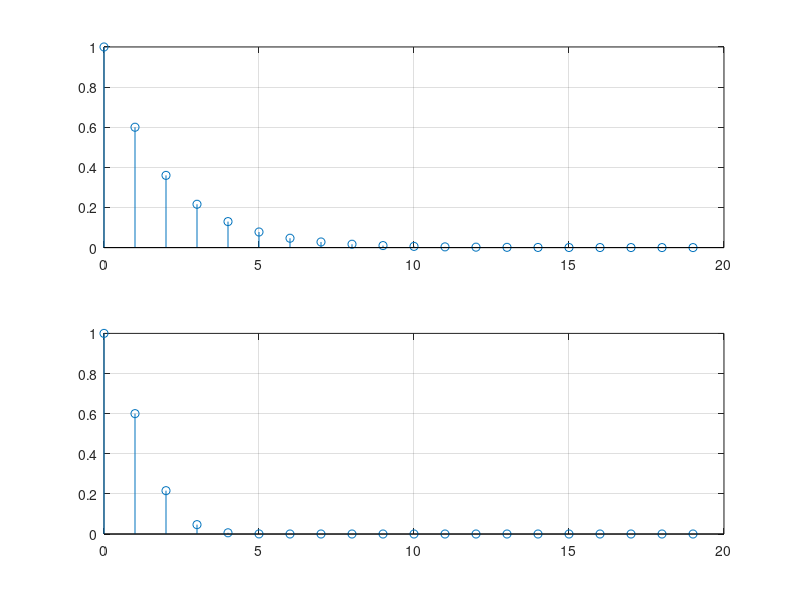
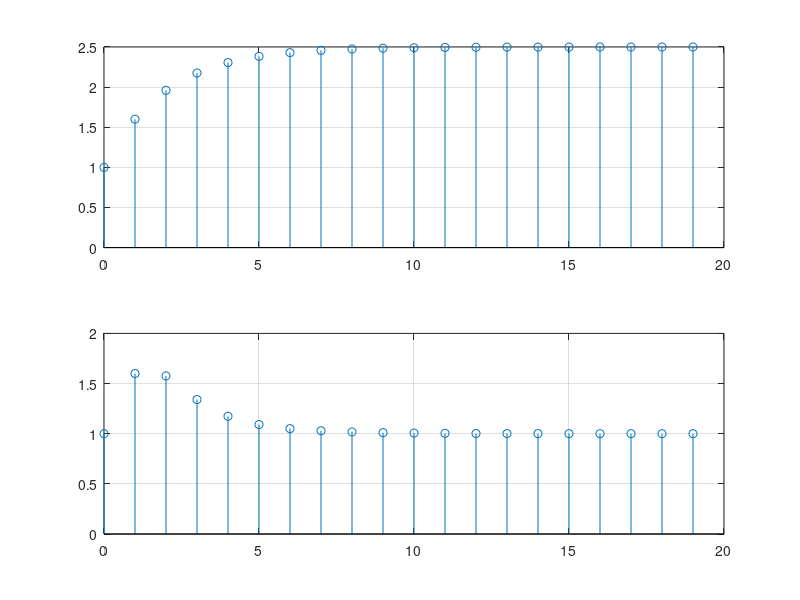
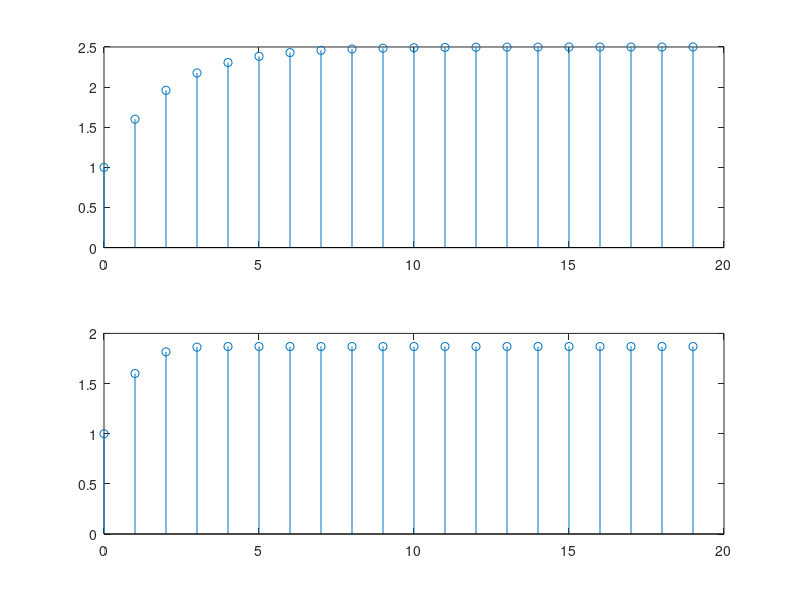
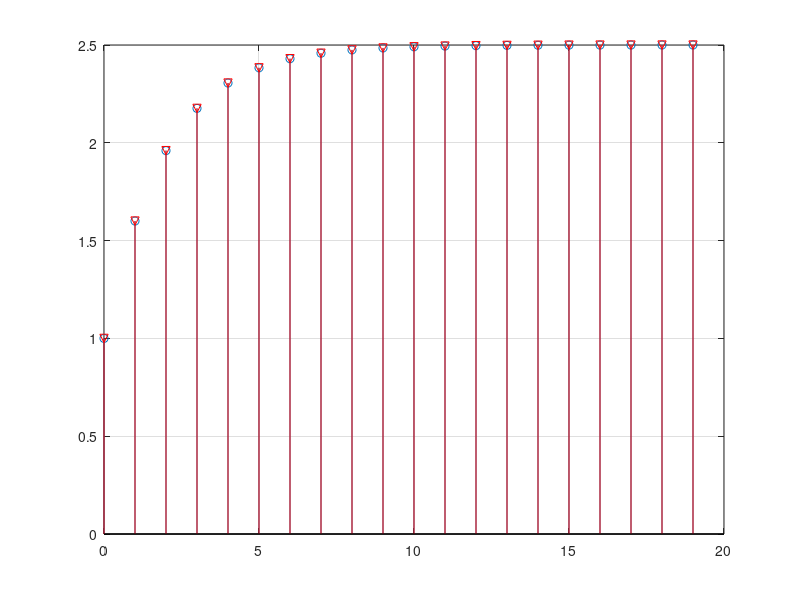

Here is the MATLAB script that generated these plots, in order:
clc;
clear;

figure(1);
X=[0:19];
x1=[1 zeros(1,19)];
A=[1 -0.6];
B=[1];
h1=filter(B,A,x1);
h2(1)=1;
for i=1:19
    h2(i+1)=(3/5)^(i)*h2(i)+x1(i+1);
end;
subplot(2,1,1),stem(X,h1);
grid on;
subplot(2,1,2),stem(X,h2);
grid on;

figure(2);
x2=[ones(1,20)];
s1=filter(B,A,x2);
s2(1)=1;
for i=1:19
    s2(i+1)=(3/5)^(i)*s2(i)+x2(i+1);
end;
subplot(2,1,1),stem(X,s1);
grid on;
subplot(2,1,2),stem(X,s2);
grid on;

figure(3);
u=[ones(1,20)];
nu=0:19;
nv=0:19;
nw=(nu(1)+nv(1)):(nu(end)+nv(end));
z1=conv(h1,u);
z2=conv(h2,u);
for k=1:20
    Z1(k)=z1(k);
    Z2(k)=z2(k);
end
subplot(2,1,1),stem(nu,Z1);
subplot(2,1,2),stem(nu,Z2);

figure(4);
stem(nu,Z1);
hold on;
stem(X,s1,'r-v');
grid on;

figure(5);
stem(nu,Z2);
hold on;
stem(X,s2,'r-<');
grid on;
